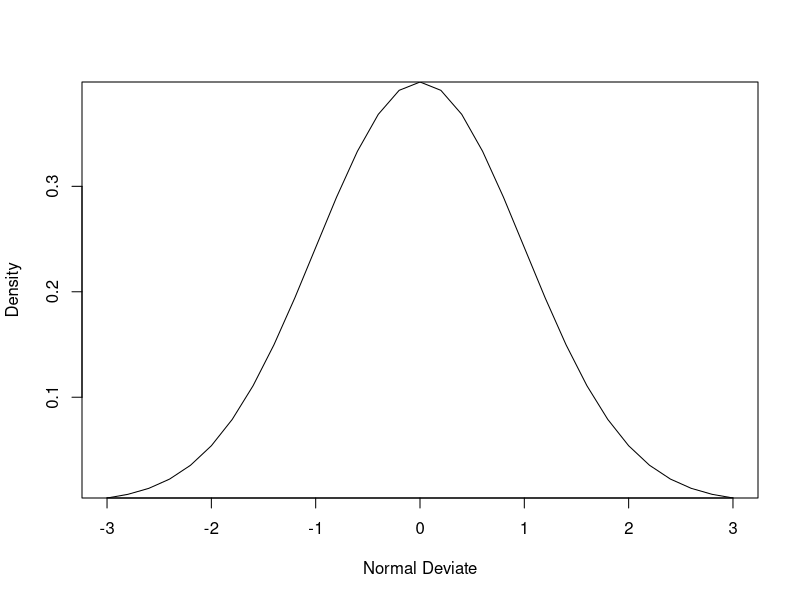

R code for this plot:
#R Workshop

##Introduction
#Basic Functions
abs(-4.2)
sqrt(99)
ceiling(3.475)
floor(3.475)
trunc(5.99)
round(3.475, digits = 2)
signif(3.475, digits = 2)
cos(3.475)
log(3.475)
log10(3.475)
exp(3.475)

#Character Functions
x <- "abcdef"
substr(x,2,4)
grep("A", c("b","A","c"), fixed = TRUE)
strsplit("abc","")
strsplit("ab,c",",")
paste("x",1:3,sep="")
paste("x",1:3,sep="M")
paste("Today is", date())
toupper('hello there!')
tolower('HELLO THERE!')

#Statistics/Probability Functions
x <- pretty(c(-3,3), 30)
y <- dnorm(x)
plot(x, y, type='l', xlab="Normal Deviate", ylab="Density", yaxs="i")
#(if figure margins too large, expand plot screen)

pnorm(1.96)
qnorm(0.9)
x <- rnorm(50,m=50,sd=50)
dbinom(0:5,10,5)
pbinom(5,10,.5)
dpois(0:2,4)
1-ppois(2,4)
x <- runif(10)

x = runif(3, min=0, max=100) 
mean(x)
mean(x,na.rm=TRUE)
sd(x)
median(x)
quantile(x,c(.3,.84))
range(x)
sum(x)
diff(x,lag=1)
min(x)
max(x)
scale(x, center=TRUE, scale=TRUE)

#Other Functions
indices <- seq(1,10,2)
indices

y <- rep(1:3,2)
y

y <- cut(x,5)


#R as a Calculator
1250+100

1+1; 4*5; 6-2

#Numbers
x = c(1,2,3,4,5,6,7,8,NA) 
mean(x)
mean(x,na.rm=TRUE)

#String Characters
letters = c("a","b","c")

##Objects

#Vector
vector <- c(2,3,5)
vector

#Array
vector1 <- c(5,9,3)
vector2 <- c(10,11,12,13,14,15)
result <- array(c(vector1,vector2),dim = c(3,3,2))
result

#Matrices
A <- matrix(c(2,4,3,1,5,7),
            nrow=2,
            ncol=3,
            byrow=TRUE)
A

#Subscripts
x[4]
x[c(2,5)]

#Dataframe
n = c(2,3,5)
s = c("aa","bb","cc")
b = c(TRUE,FALSE,TRUE)
df = data.frame(n,s,b)

#Review
q1 <- c(.295,.300,.250,.287,.215)
q2 <- mean(q1)
q3 <- q2>0.26
q4 <- as.data.frame(q1)
q4$PlusOne <- q4$q1 + 1



